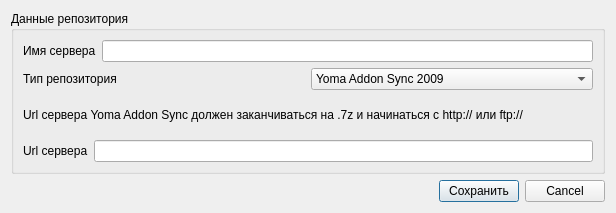
<?xml version="1.0" encoding="UTF-8"?>
<ui version="4.0">
 <class>repoEdit</class>
 <widget class="QDialog" name="repoEdit">
  <property name="geometry">
   <rect>
    <x>0</x>
    <y>0</y>
    <width>616</width>
    <height>213</height>
   </rect>
  </property>
  <property name="windowTitle">
   <string>Изменение настроек репозитория</string>
  </property>
  <layout class="QGridLayout" name="gridLayout">
   <item row="0" column="0">
    <widget class="QGroupBox" name="repoData">
     <property name="enabled">
      <bool>true</bool>
     </property>
     <property name="title">
      <string>Данные репозитория</string>
     </property>
     <layout class="QGridLayout" name="gridLayout_13">
      <item row="1" column="0">
       <layout class="QHBoxLayout" name="horizontalLayout_18">
        <item>
         <widget class="QLabel" name="repoType_label">
          <property name="text">
           <string>Тип репозитория</string>
          </property>
         </widget>
        </item>
        <item>
         <widget class="QComboBox" name="repoType">
          <item>
           <property name="text">
            <string>Yoma Addon Sync 2009</string>
           </property>
           <property name="icon">
            <iconset resource="pictures.qrc">
             <normaloff>:/repositories/IMG/yoma2009.ico</normaloff>:/repositories/IMG/yoma2009.ico</iconset>
           </property>
          </item>
          <item>
           <property name="text">
            <string>Arma3Sync</string>
           </property>
           <property name="icon">
            <iconset resource="pictures.qrc">
             <normaloff>:/repositories/IMG/arma3sync.ico</normaloff>:/repositories/IMG/arma3sync.ico</iconset>
           </property>
          </item>
         </widget>
        </item>
       </layout>
      </item>
      <item row="3" column="0">
       <layout class="QHBoxLayout" name="horizontalLayout_17">
        <item>
         <widget class="QLabel" name="repoUrl_label">
          <property name="text">
           <string>Url сервера</string>
          </property>
         </widget>
        </item>
        <item>
         <widget class="QLineEdit" name="repoUrl"/>
        </item>
       </layout>
      </item>
      <item row="0" column="0">
       <layout class="QHBoxLayout" name="horizontalLayout_16">
        <item>
         <widget class="QLabel" name="repoName_label">
          <property name="text">
           <string>Имя сервера</string>
          </property>
         </widget>
        </item>
        <item>
         <widget class="QLineEdit" name="repoName">
          <property name="enabled">
           <bool>true</bool>
          </property>
         </widget>
        </item>
       </layout>
      </item>
      <item row="2" column="0">
       <widget class="QLabel" name="label">
        <property name="text">
         <string>Url сервера Yoma Addon Sync должен заканчиваться на .7z и начинаться с http:// или ftp://</string>
        </property>
       </widget>
      </item>
     </layout>
    </widget>
   </item>
   <item row="1" column="0">
    <layout class="QHBoxLayout" name="horizontalLayout">
     <item>
      <spacer name="horizontalSpacer">
       <property name="orientation">
        <enum>Qt::Horizontal</enum>
       </property>
       <property name="sizeHint" stdset="0">
        <size>
         <width>40</width>
         <height>20</height>
        </size>
       </property>
      </spacer>
     </item>
     <item>
      <widget class="QPushButton" name="saveButton">
       <property name="text">
        <string>Сохранить</string>
       </property>
      </widget>
     </item>
     <item>
      <widget class="QDialogButtonBox" name="buttonBox">
       <property name="sizePolicy">
        <sizepolicy hsizetype="Fixed" vsizetype="Fixed">
         <horstretch>0</horstretch>
         <verstretch>0</verstretch>
        </sizepolicy>
       </property>
       <property name="orientation">
        <enum>Qt::Horizontal</enum>
       </property>
       <property name="standardButtons">
        <set>QDialogButtonBox::Cancel</set>
       </property>
      </widget>
     </item>
    </layout>
   </item>
  </layout>
 </widget>
 <resources>
  <include location="pictures.qrc"/>
 </resources>
 <connections>
  <connection>
   <sender>buttonBox</sender>
   <signal>accepted()</signal>
   <receiver>repoEdit</receiver>
   <slot>accept()</slot>
   <hints>
    <hint type="sourcelabel">
     <x>248</x>
     <y>254</y>
    </hint>
    <hint type="destinationlabel">
     <x>157</x>
     <y>274</y>
    </hint>
   </hints>
  </connection>
  <connection>
   <sender>buttonBox</sender>
   <signal>rejected()</signal>
   <receiver>repoEdit</receiver>
   <slot>reject()</slot>
   <hints>
    <hint type="sourcelabel">
     <x>316</x>
     <y>260</y>
    </hint>
    <hint type="destinationlabel">
     <x>286</x>
     <y>274</y>
    </hint>
   </hints>
  </connection>
 </connections>
</ui>
